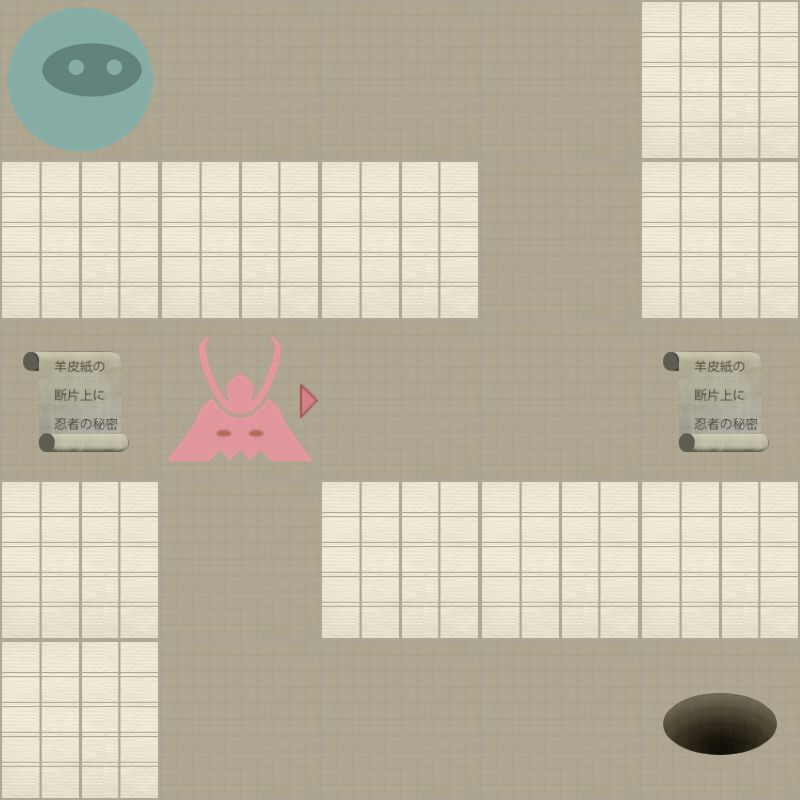

Below is a game level as drawn by its tile map, then a one-line description and the .tmx that defines it (tile-layer data replaced by summaries):
An orthogonal 5x5 tile map with 160x160 px tiles, 2 tile layers (Level, Actors).

<map version="1.0" orientation="orthogonal" width="5" height="5" tilewidth="160" tileheight="160">
 <properties>
  <property name="moves" value="12" />
 </properties>
 <tileset firstgid="1" name="tiles" tilewidth="160" tileheight="160" spacing="2" margin="2">
  <image source="tiles-ipadhd.png" width="1024" height="1024" />
  <tile id="0">
   <properties>
    <property name="actor" value="exit" />
   </properties>
  </tile>
  <tile id="2">
   <properties>
    <property name="actor" value="guard" />
    <property name="direction" value="down" />
   </properties>
  </tile>
  <tile id="3">
   <properties>
    <property name="actor" value="guard" />
    <property name="direction" value="left" />
   </properties>
  </tile>
  <tile id="4">
   <properties>
    <property name="actor" value="guard" />
    <property name="direction" value="right" />
   </properties>
  </tile>
  <tile id="5">
   <properties>
    <property name="actor" value="guard" />
    <property name="direction" value="up" />
   </properties>
  </tile>
  <tile id="7">
   <properties>
    <property name="actor" value="player" />
   </properties>
  </tile>
  <tile id="8">
   <properties>
    <property name="actor" value="scroll" />
   </properties>
  </tile>
  <tile id="9">
   <properties>
    <property name="wall" value="1" />
   </properties>
  </tile>
 </tileset>
 <layer name="Level" width="5" height="5">
  <data>[25 cells, 25 non-empty, 2 distinct tile ids]</data>
 </layer>
 <layer name="Actors" width="5" height="5">
  <data>[25 cells, 5 non-empty, 4 distinct tile ids]</data>
 </layer>
</map>
